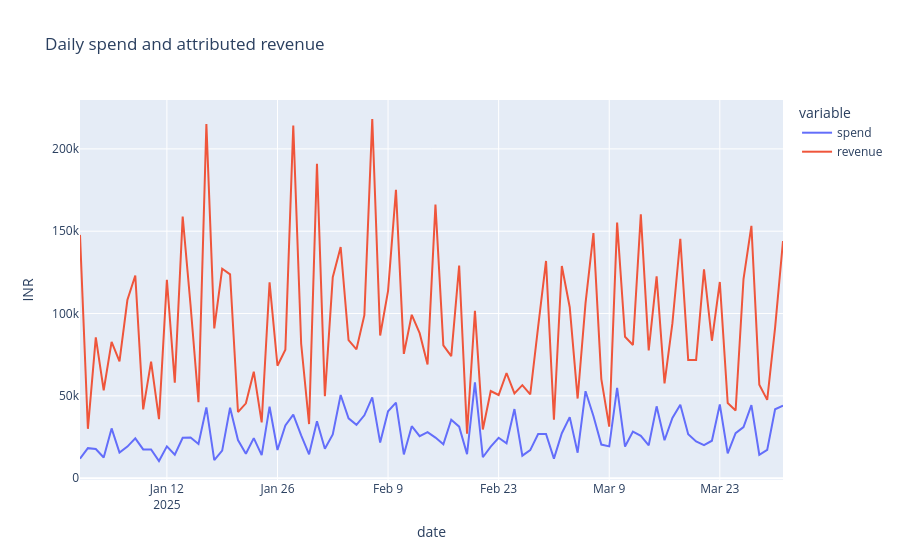

Notebook code cell kept with this figure:
### Markdown cell above
### Step 14 - Plot daily spend and attributed revenue

**Question:** Were high-revenue dates also high-spend dates?

### Code cell
# A list of two y columns produces two named lines on the same value axis.
fig = px.line(
    daily, x="date", y=["spend", "revenue"],
    title="Daily spend and attributed revenue", labels={"value": "INR"},
)
# Render this figure directly in the notebook output.
display(fig)
